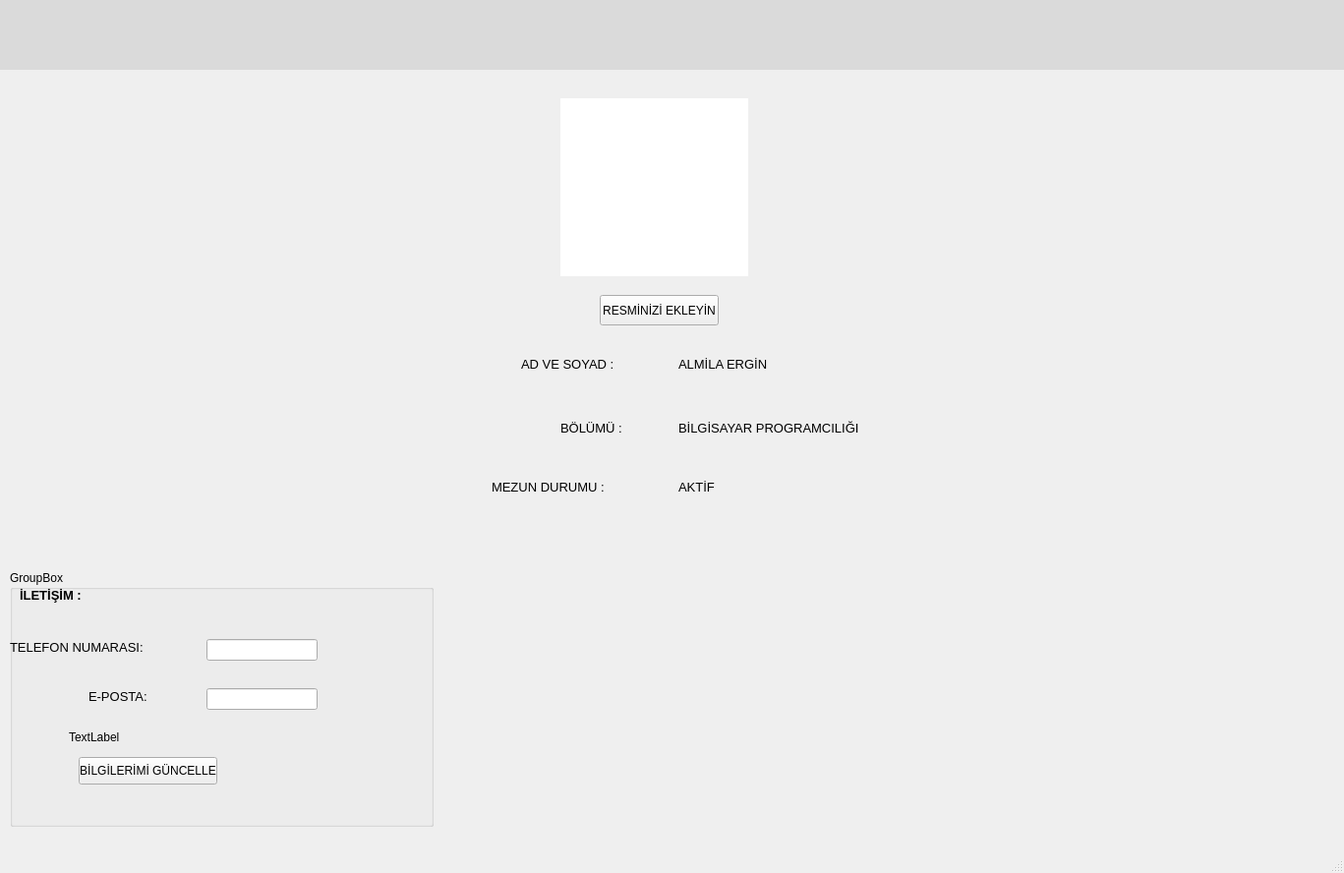
<?xml version="1.0" encoding="UTF-8"?>
<ui version="4.0">
 <class>MainWindow</class>
 <widget class="QMainWindow" name="MainWindow">
  <property name="geometry">
   <rect>
    <x>0</x>
    <y>0</y>
    <width>1367</width>
    <height>888</height>
   </rect>
  </property>
  <property name="maximumSize">
   <size>
    <width>1367</width>
    <height>888</height>
   </size>
  </property>
  <property name="windowTitle">
   <string>MainWindow</string>
  </property>
  <widget class="QWidget" name="centralwidget">
   <widget class="QPushButton" name="pushButton">
    <property name="geometry">
     <rect>
      <x>610</x>
      <y>300</y>
      <width>121</width>
      <height>31</height>
     </rect>
    </property>
    <property name="text">
     <string>RESMİNİZİ EKLEYİN</string>
    </property>
   </widget>
   <widget class="QLabel" name="label">
    <property name="geometry">
     <rect>
      <x>530</x>
      <y>350</y>
      <width>141</width>
      <height>41</height>
     </rect>
    </property>
    <property name="font">
     <font>
      <pointsize>10</pointsize>
     </font>
    </property>
    <property name="text">
     <string>AD VE SOYAD :</string>
    </property>
   </widget>
   <widget class="QLabel" name="label_2">
    <property name="geometry">
     <rect>
      <x>570</x>
      <y>410</y>
      <width>141</width>
      <height>51</height>
     </rect>
    </property>
    <property name="font">
     <font>
      <pointsize>10</pointsize>
     </font>
    </property>
    <property name="text">
     <string>BÖLÜMÜ :</string>
    </property>
   </widget>
   <widget class="QLabel" name="label_3">
    <property name="geometry">
     <rect>
      <x>690</x>
      <y>350</y>
      <width>111</width>
      <height>41</height>
     </rect>
    </property>
    <property name="font">
     <font>
      <pointsize>10</pointsize>
     </font>
    </property>
    <property name="text">
     <string>ALMİLA ERGİN</string>
    </property>
   </widget>
   <widget class="QLabel" name="label_4">
    <property name="geometry">
     <rect>
      <x>690</x>
      <y>420</y>
      <width>241</width>
      <height>31</height>
     </rect>
    </property>
    <property name="font">
     <font>
      <pointsize>10</pointsize>
     </font>
    </property>
    <property name="text">
     <string>BİLGİSAYAR PROGRAMCILIĞI</string>
    </property>
   </widget>
   <widget class="QLabel" name="label_5">
    <property name="geometry">
     <rect>
      <x>500</x>
      <y>470</y>
      <width>151</width>
      <height>51</height>
     </rect>
    </property>
    <property name="font">
     <font>
      <pointsize>10</pointsize>
     </font>
    </property>
    <property name="text">
     <string>MEZUN DURUMU :</string>
    </property>
   </widget>
   <widget class="QLabel" name="label_6">
    <property name="geometry">
     <rect>
      <x>690</x>
      <y>480</y>
      <width>121</width>
      <height>31</height>
     </rect>
    </property>
    <property name="font">
     <font>
      <pointsize>10</pointsize>
     </font>
    </property>
    <property name="text">
     <string>AKTİF</string>
    </property>
   </widget>
   <widget class="QGroupBox" name="groupBox">
    <property name="geometry">
     <rect>
      <x>10</x>
      <y>580</y>
      <width>431</width>
      <height>261</height>
     </rect>
    </property>
    <property name="title">
     <string>GroupBox</string>
    </property>
    <widget class="QPushButton" name="pushButton_2">
     <property name="geometry">
      <rect>
       <x>70</x>
       <y>190</y>
       <width>141</width>
       <height>28</height>
      </rect>
     </property>
     <property name="text">
      <string>BİLGİLERİMİ GÜNCELLE</string>
     </property>
    </widget>
    <widget class="QLabel" name="label_9">
     <property name="geometry">
      <rect>
       <x>0</x>
       <y>70</y>
       <width>171</width>
       <height>16</height>
      </rect>
     </property>
     <property name="font">
      <font>
       <pointsize>10</pointsize>
      </font>
     </property>
     <property name="text">
      <string>TELEFON NUMARASI:</string>
     </property>
    </widget>
    <widget class="QLabel" name="label_8">
     <property name="geometry">
      <rect>
       <x>80</x>
       <y>120</y>
       <width>81</width>
       <height>16</height>
      </rect>
     </property>
     <property name="font">
      <font>
       <pointsize>10</pointsize>
      </font>
     </property>
     <property name="text">
      <string>E-POSTA:</string>
     </property>
    </widget>
    <widget class="QLineEdit" name="lineEdit">
     <property name="geometry">
      <rect>
       <x>200</x>
       <y>70</y>
       <width>113</width>
       <height>22</height>
      </rect>
     </property>
    </widget>
    <widget class="QLabel" name="label_7">
     <property name="geometry">
      <rect>
       <x>10</x>
       <y>10</y>
       <width>131</width>
       <height>31</height>
      </rect>
     </property>
     <property name="font">
      <font>
       <pointsize>10</pointsize>
       <weight>75</weight>
       <bold>true</bold>
      </font>
     </property>
     <property name="text">
      <string>İLETİŞİM :</string>
     </property>
    </widget>
    <widget class="QLineEdit" name="lineEdit_2">
     <property name="geometry">
      <rect>
       <x>200</x>
       <y>120</y>
       <width>113</width>
       <height>22</height>
      </rect>
     </property>
    </widget>
    <widget class="QLabel" name="label_12">
     <property name="geometry">
      <rect>
       <x>60</x>
       <y>160</y>
       <width>191</width>
       <height>20</height>
      </rect>
     </property>
     <property name="text">
      <string>TextLabel</string>
     </property>
    </widget>
   </widget>
   <widget class="QLabel" name="label_10">
    <property name="geometry">
     <rect>
      <x>570</x>
      <y>100</y>
      <width>191</width>
      <height>181</height>
     </rect>
    </property>
    <property name="styleSheet">
     <string notr="true">background-color: rgb(255, 255, 255);</string>
    </property>
    <property name="text">
     <string/>
    </property>
   </widget>
   <widget class="QLabel" name="label_11">
    <property name="geometry">
     <rect>
      <x>0</x>
      <y>0</y>
      <width>1381</width>
      <height>71</height>
     </rect>
    </property>
    <property name="styleSheet">
     <string notr="true">background-color: rgb(218, 218, 218);</string>
    </property>
    <property name="text">
     <string/>
    </property>
   </widget>
  </widget>
  <widget class="QStatusBar" name="statusbar"/>
 </widget>
 <resources/>
 <connections/>
</ui>
